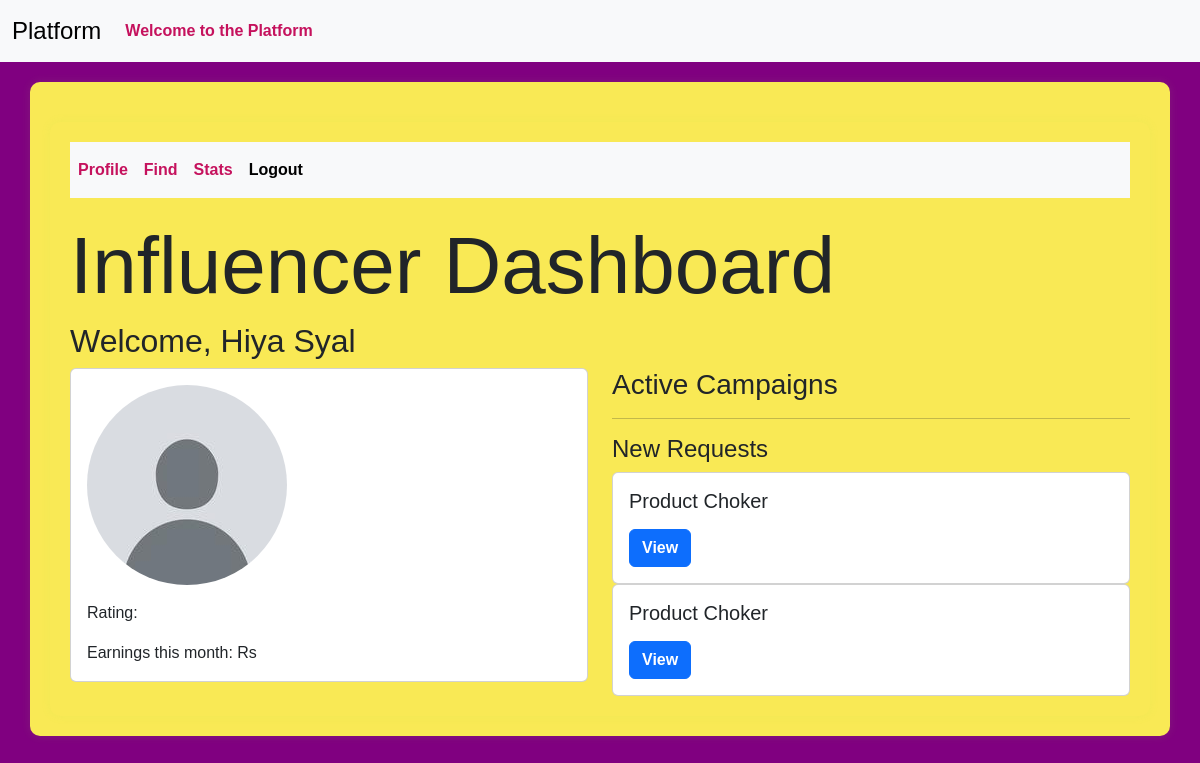
Screenshot of /influencer/dashboard (signed in) with the database file from the repository.
### models.py (models this page shows, shortened)
class User(db.Model,UserMixin):
    __tablename__ = 'user'
    id = Column(Integer, primary_key=True)
    username = Column(String(32), unique=True)
    passhash = Column(String(256), nullable=False)
    name = Column(String(64), nullable=True)
    flagged = Column(Boolean, default=False)
    user_type = Column(String(50),nullable=False,default='user')
    __mapper_args__ = {
        'polymorphic_identity': 'user',
        'polymorphic_on': user_type
    }

class AdRequest(db.Model):
    __tablename__ = 'ad_request'
    id = Column(Integer, primary_key=True)
    campaign_id = Column(Integer, ForeignKey('campaign.id'), nullable=False)
    influencer_id = Column(Integer, ForeignKey('user.id'), nullable=False)
    requirements = Column(Text, nullable=True)
    payment_amount = Column(Float, nullable=False)
    status = Column(Enum('Pending', 'Accepted', 'Rejected', name='status_enum'), nullable=False, default='Pending')
    campaign = relationship('Campaign', backref='ad_requests')
    influencer = relationship('Influencer', backref='ad_requests', overlaps="influencer_ad_requests,influencer_relation")

class Campaign(db.Model):
    __tablename__ = 'campaign'
    id = Column(Integer, primary_key=True)
    name = Column(String(256), unique=False)
    description = Column(Text, nullable=True)
    start_date = Column(Date, nullable=False,default=date.today())
    end_date = Column(Date, nullable=False,default=lambda:date.today()+timedelta(days=30))
    budget = Column(Float, nullable=False,default=0.0)
    visibility = Column(Enum('public', 'private', name='visibility_enum'), nullable=False, default='public')
    sponsor_id = Column(Integer, ForeignKey('sponsor.id'), nullable=False)
    flagged = Column(Boolean, default=False)
    status = Column(String(20))
    niche = db.Column(db.Enum(NicheEnum), nullable=False)
    sponsor = relationship('Sponsor', backref='campaigns', overlaps="sponsor_campaigns,sponsor_relation")

### routes.py (the view)
@app.route('/influencer/dashboard')
@auth_required
def influencer_dashboard():
    user_id=session.get('user_id')
    if not user_id:
        flash('Kindly login first')
        return redirect(url_for('login'))
    influencer=Influencer.query.get(user_id)
    if not influencer:
        flash('Not Found!','danger')
        return redirect(url_for('login'))
    details=InfluencerDetails.query.filter_by(user_id=user_id).first()
    active_campaigns=[]
    new_requests = AdRequest.query.filter_by(influencer_id=user_id, status='Pending').all()
    return render_template('influencer_dashboard.html',user=influencer,details=details,active_campaigns=active_campaigns,new_requests=new_requests)

### app.py (called while the page is built)
@login_manager.user_loader
def load_user(user_id):
    return User.query.get(int(user_id))

### routes.py (called while the page is built)
def auth_required(func):
    @wraps(func)
    def inner(*args,**kwargs):
        if 'user_id' in session:
            return func(*args,**kwargs)
        else:
           flash('Kindly login first.')
           return redirect(url_for('login'))
    return inner

### templates/influencer_dashboard.html (shortened to what this page needs)
{% extends 'layout.html' %}
{% block content %}
<div class="container">
    <nav class="navbar navbar-expand-lg bg-body-tertiary">
        <div class="collapse navbar-collapse" id="navbarSupportedContent">
            <ul class="navbar-nav me-auto mb-2 mb-lg-0">
                <li class="nav-item">
                    <a class="nav-link" aria-current="page" href="{{ url_for('profile') }}">Profile</a>
                </li>
                <li class="nav-item">
                    <a class="nav-link" href="{{ url_for('find_campaigns') }}">Find</a>
                </li>
                <li class="nav-item">
                    <a class="nav-link" href="{{ url_for('stats.influencer_stats') }}">Stats</a>
                </li>
                <li class="nav-item">
                    <a class="nav-link active" href="{{ url_for('logout') }}">Logout</a>
                </li>
            </ul>
        </div>
    </nav>
    <h1 class="display-1"> Influencer Dashboard</h1>
    {% if user %}
        <h2> Welcome, {{ user.name }}</h2>
        <div class="row">
            <div class="col">
                <div class="card">
                    <div class="card-body">
                        {% if details.profile_picture %}
                            <img src="{{ url_for('static', filename='profile_pictures/' + details.profile_picture) }}" class="img-fluid rounded-circle mb-3" alt="Profile Picture">
                        {% else %}
                            <img src="{{ url_for('static', filename='profile_pictures/default.jpg') }}" class="img-fluid rounded-circle mb-3" alt="Profile Picture">
                        {% endif %}
                        <p class="card-text"> Rating: {{ details.rating }}</p>
                        <p class="card-text"> Earnings this month: Rs {{ details.earnings }}</p>
                    </div>
                </div>
            </div>
            <div class="col">
                <h3> Active Campaigns</h3>
                <hr>
                <h4>New Requests</h4>
                {% for request in new_requests %}
                    <div class="card">
                        <div class="card-body">
                            <h5 class="card-title">{{ request.campaign.name }}</h5>
                            <button class="btn btn-primary" data-toggle="modal" data-target="#requestModal{{ request.id }}"> View </button>
                        </div>
                    </div>
                {% endfor %}
            </div>
        </div>
    {% endif %}
</div>
{% endblock %}

### static/profile_pictures/style.css (style rules this page uses)
body { font-family: 'Arial', sans-serif; background-color:#800080; }
.navbar { margin-bottom: 20px; }
.nav-link { color: #c5125d; font-weight: bold; }
.container { margin-top: 20px; background-color: #f9e955; padding: 20px; border-radius: 10px; box-shadow: 0px 0px 10px rgba(154, 241, 83, 0.1); }
.btn { font-weight: bold; }

### rows the page displays
User: name "Hiya Syal"
AdRequest: campaign.name "Product Choker"
AdRequest: campaign.name "Product Choker"
